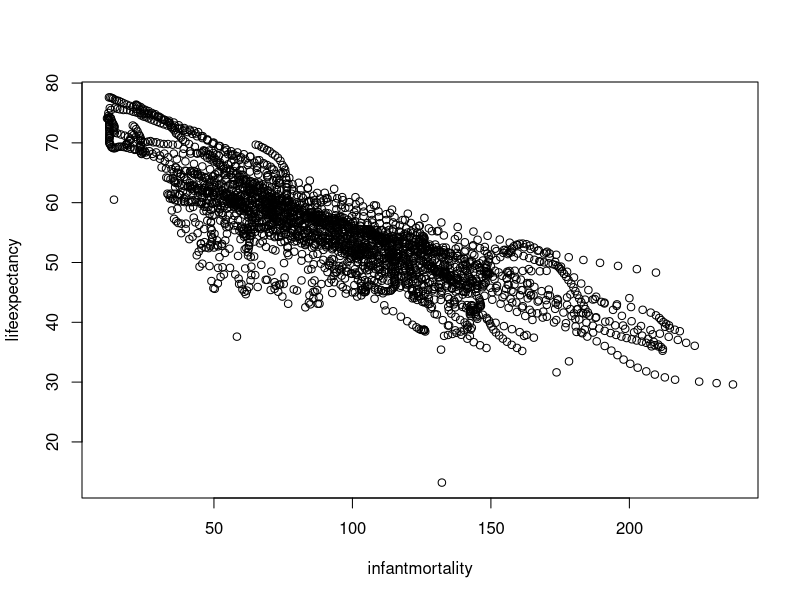
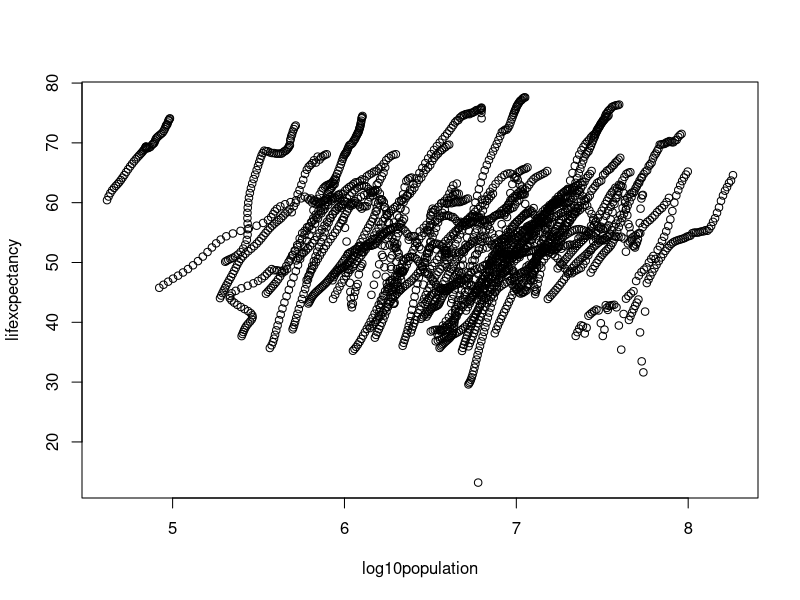
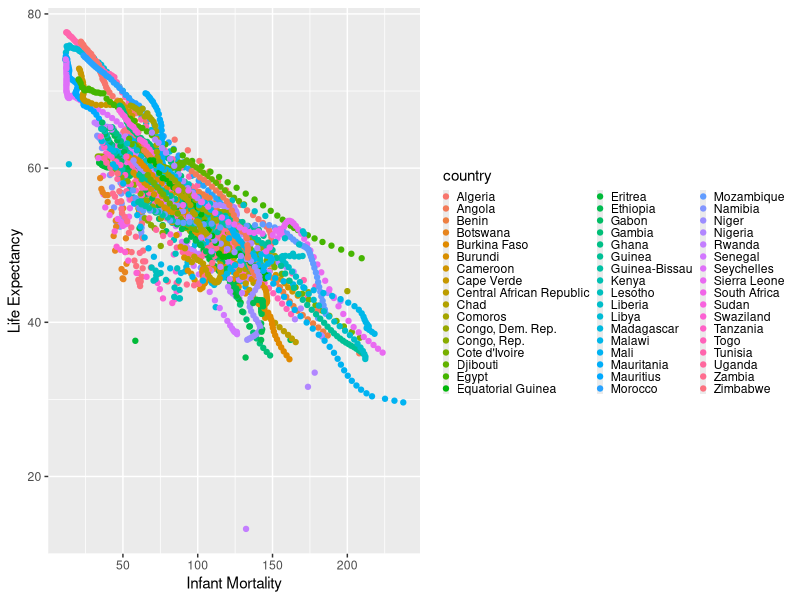
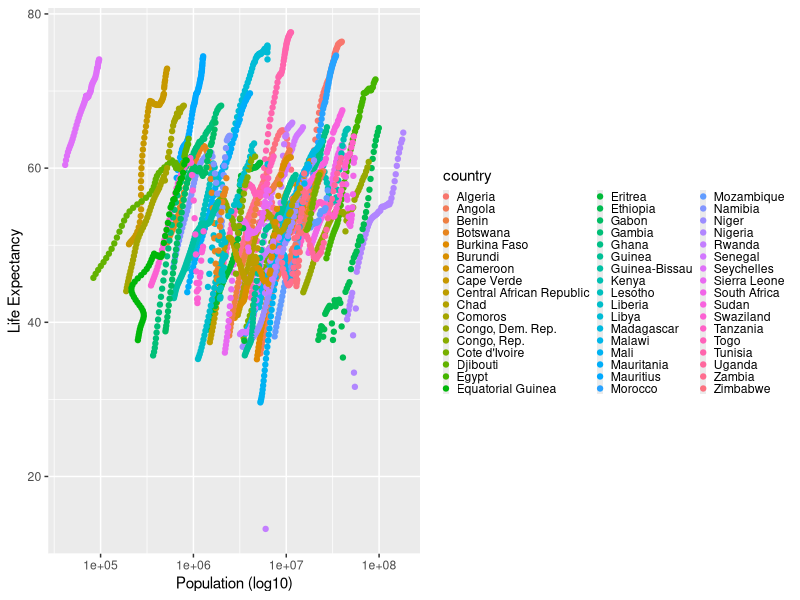
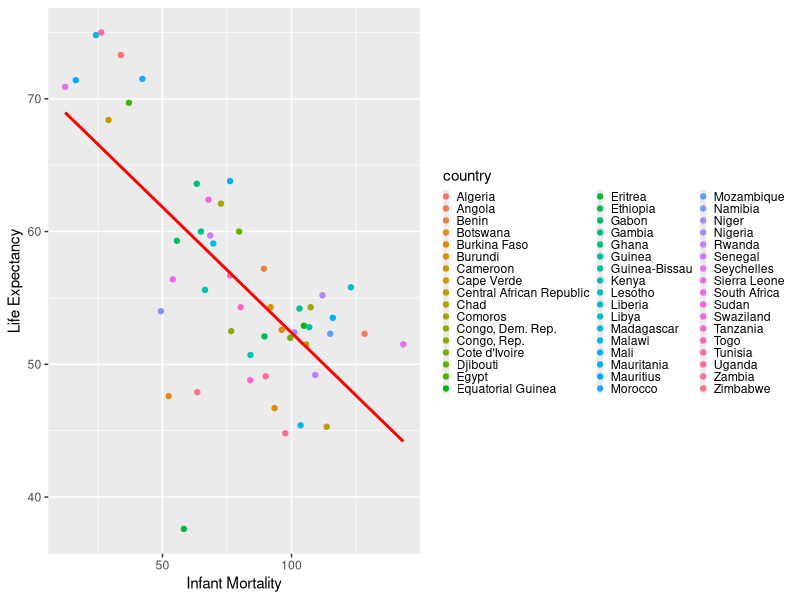
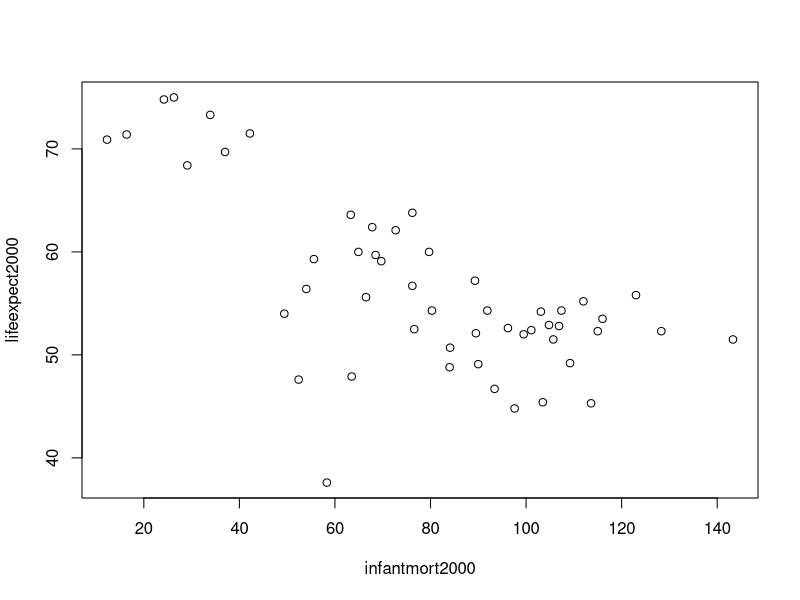
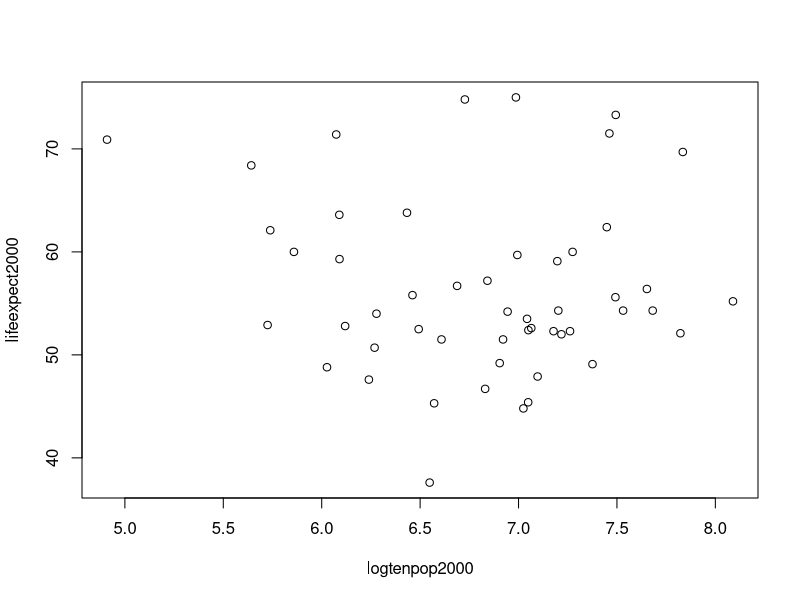
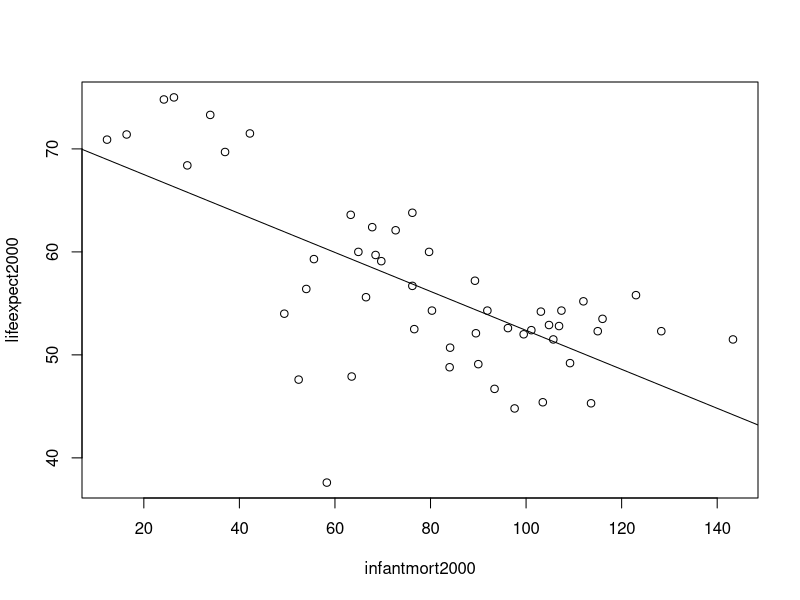

Source code (R) for these figures, in order:
## ---- chunk 1
# Loaded the dslabs library followed by the gapminder data set. 
library(dslabs)

#Gapminder is a collection of data containing health and income outcomes for 184 countries ranging from the years 1960 to 2016.
data(gapminder)
## ---- chunk 2
library(tidyverse)
library(skimr)
library(dplyr)
## ---- chunk 3
glimpse(gapminder)
## ---- chunk 4
skim(gapminder)
## ---- chunk 5
#To view the the information in the gapminder data set, use the following R functions: help, str, summary, and class. Below is a summary of each.

help(gapminder)
#The help function provides help pages about the selected package within the help tab.

str(gapminder)
#Structure, or the str function, displays the basic structural information for an object in the console. Using the str function we can see that gapminder consists of nine variables: country, infant_mortality, life_expectancy, fertility, population, gdp, continent, and region. 

summary(gapminder)
#The summary function will display statistical summaries of the selected data in the console for each of the variables within the data set. The type of data shown will depend on the class (i.e. numeric, integer, character, etc.) of the individual variables within a data set. 

class(gapminder)
#The class function will display the type of object that is represented by a given name. For example, gapminder is of the data.frame class. 
## ---- chunk 6
#Assign only the African countries to a new object titled africadata.

africadata <- gapminder$continent == "Africa"
#To assign a new object use the <- to the right of the chosen object name. All African countries can be accessed in gapminder through the continent variable. The accessor $ is used to access specific variables within the data frame. To determine if a country is within Africa, africadata is assigned as a logical vector using == to determine if the continent variable is listed as "Africa" or other. 

str(africadata)
#The logical vector africadata will output information as TRUE or FALSE depending on the continent variable of each country. In this example, 10545 different data points are measured. Countries in Africa receive the output TRUE whereas all other continents receive a FALSE. 

summary(africadata)
#The summary shows results of the logical vector. Of the total 10545 measured countries, 2907 of them are located in Africa. These values can be verified by reviewing the previous summary(gapminder) output in the console and subtracting the African data points from the total measurements under the continent variable. 
## ---- chunk 7
#Create an object containing infant_mortality and life_expectancy for africadata.

#Create and object for infant_mortality for African countries by accessing gapminder with $ and applying the logical vector africadata.
infant_mortality_africa <- gapminder$infant_mortality[africadata]

#Repeat the same process to create an object fot life_expectancy for African countries.
life_expectancy_africa <- gapminder$life_expectancy[africadata]

#Combine the two new objects into a data frame to create a single object containing both variables. 
infant_vs_life_africa <- data.frame(infantmortality = infant_mortality_africa, lifeexpectancy = life_expectancy_africa)

#The result is a data frame with 2907 observations and two variables: infantmortality and lifeexpectancy.
str(infant_vs_life_africa)

#Summary gives a quick glance of min, max, median, and mean for both variables. Note there are 226 NA records indicated for infantmortality.
summary(infant_vs_life_africa)
## ---- chunk 8
africancountries <- filter(gapminder, continent == "Africa")
africatibble <- tibble(africancountries)
africatibble
## ---- chunk 9
africa_plot_data <- select(africancountries, life_expectancy, infant_mortality, population, country)
africa_plot_data
## ---- chunk 10
#Create an object containing population and life_expectancy for africadata.

#Repeat the process above for the population variable.
population_africa <- gapminder$population[africadata]

#Combine the population and life_expectancy data into a data frame.
pop_vs_life_africa <- data.frame(population = population_africa, lifeexpectancy = life_expectancy_africa)

#The result is a data frame with 2907 observations and two variables: population and lifeexpectancy.
str(pop_vs_life_africa)

#Standard statistical values are given in the summary of the object. Note 51 NA values were recorded for the population variable.
summary(pop_vs_life_africa)
## ---- chunk 11
#Plot of infant mortality verses life expectancy for all African countries.
plot(infant_vs_life_africa)
#The plot illistrates a distinct negative correlation between the two variables. As expected, countries with increased infant mortality show decreased life expectancy.
## ---- chunk 12
#Plot of population verses life expectancy for all African countries. 
#Convert previous population object into a new object at log scale.
logten_pop_africa <- log10(population_africa)
#Input the new log population data into a data frame with life expectancy. 
logtenpop_vs_life_africa <- data.frame( log10population = logten_pop_africa, lifexcpectancy = life_expectancy_africa)
plot(logtenpop_vs_life_africa)
#The plot shows a distinct scattering of "streaks" of data. The individual streaks typically move in a positive trend illistrating a positve correlation between increased population size and increased life expectancy. The "streaks" seen in the data likely represent different contries within the continent of Africa measured over time. 
## ---- chunk 13
help("ggplot2")
qplot(infant_mortality, life_expectancy, color= country, data = africa_plot_data) + labs(y = "Life Expectancy", x = "Infant Mortality") + theme(legend.key.size = unit(0.2, "cm"), legend.key.width = unit(0.1, "cm"))
## ---- chunk 14
qplot(population, life_expectancy, color = country, data = africa_plot_data) + labs(y = "Life Expectancy", x = "Population (log10)") + scale_x_log10() + theme(legend.key.size = unit(0.2, "cm"), legend.key.width = unit(0.1, "cm"))
## ---- chunk 15
africa2000 <- filter(gapminder, continent == "Africa" & year == 2000)
## ---- chunk 16
ggplot(africa2000, aes(x = infant_mortality, y = life_expectancy, color = country)) + geom_point() + stat_smooth(method = "lm", col = "red", se = FALSE) + labs(y = "Life Expectancy", x = "Infant Mortality") + theme(legend.key.size = unit(0.2, "cm"), legend.key.width = unit(0.1, "cm"))
## ---- chunk 17
#Determine which years have missing data for infant mortality.
#Create an index object for the NA values within the infant_mortality_africa object using the is.na function. This produces a logical vector that tells us which entries are NA. 
na_index <- is.na(infant_mortality_africa)

#Apply the na_index to the gapminder year data.
gapminder$year[na_index]

#The result is a list of years where infant mortality data is missing. Repetitive years in the list represent years where infant mortality data is missing from multiple countries within the continent of Africa.

#The sum function checks the total recorded Na values within the na_index to ensure it is consistent the previous summary of infant mortality.
sum(na_index)
## ---- chunk 18
#Create a new object by extracting the data from the year 2000 from africadata. 
#Create an index to select for the year 2000.
year2000 <- gapminder$year == "2000"

#Combine the new index with africadata to select for Africa and the year 2000 combined.
africa2000 <- africadata & year2000

#Apply this index to all variables in the gapminder data set.  
year2000 <- gapminder$year[africa2000] 
region2000 <- gapminder$region[africa2000]
country2000 <- gapminder$country[africa2000]
infantmort2000 <- gapminder$infant_mortality[africa2000]
lifeexpect2000 <- gapminder$life_expectancy[africa2000]
fertility2000 <- gapminder$fertility[africa2000]
gdp2000 <- gapminder$gdp[africa2000]
continent2000 <- gapminder$continent[africa2000]
population2000 <- gapminder$population[africa2000]

#Create a data frame using the new object names to select for African countries and the year 2000. 
africa2000df <- data.frame(year = year2000, country = country2000, population = population2000, region = region2000, infant_mortality = infantmort2000, life_expectancy = lifeexpect2000, fertility = fertility2000, gdp = gdp2000, continent = continent2000)

str(africa2000df)
#The resulting data frame has 51 observations and 9 vairables. 

summary(africa2000df)
#Specific statistical values are given for each of the 9 variables within the object.
## ---- chunk 19
#Recreate the plot for infant mortality verses life expectancy.
plot(infantmort2000, lifeexpect2000)

#The resulting figure shows a negative correlation between infant mortality and life expectancy. 
## ---- chunk 20
#Recreate the plot for population verses life expectancy. 
#Redefine the population data for Africa in 2000 to a log 10 scale. 
logtenpop2000 <- log10(population2000)
#Plot log 10 population verses life expectancy.
plot(logtenpop2000, lifeexpect2000)
#The resulting figure shows no distinct correlation between population and life expectancy. 
## ---- chunk 21
#Create a linear regression model for life expectancy as the outcome (y variable), and infant mortality as the predictor (x variable).Ensure the y variable is the first variable entered to the lm() function.
fit1 <- lm(lifeexpect2000 ~ infantmort2000)
 
summary(fit1)
#Summary prints the fit results to the console and provides a number of  important statistical data points, in particular the p-value. The p-value from this example is 2.826e-08. The very low p-value suggests that infant mortality is strongly related to life expectancy. 
 
## ---- chunk 22
#Create a linear regression model for life expectancy as the outcome (y variable), and population size as the predictor (x variable).
fit2 <- lm(lifeexpect2000 ~ logtenpop2000)
summary(fit2)
#The p-value from this example is 0.4755. The high p-value suggests that poplation size is not related to life expectancy.
## ---- chunk 23
#Fit line to scatterplot for life expectancy verses infant mortality.
#Replot the scatterplot.
plot(infantmort2000, lifeexpect2000)
#Use the abline function to fit a line to the plot according to the new linear model object. 
abline(fit1)
#Here we see a strong negative correlation with the fit line which is consistent with the p-value.
## ---- chunk 24
#Fit line to scatterplot for life expectancy verses population size.
plot(logtenpop2000, lifeexpect2000)
abline(fit2)
#Here we see no distinct correlation with the fit line which is consistent with the p-value. 
